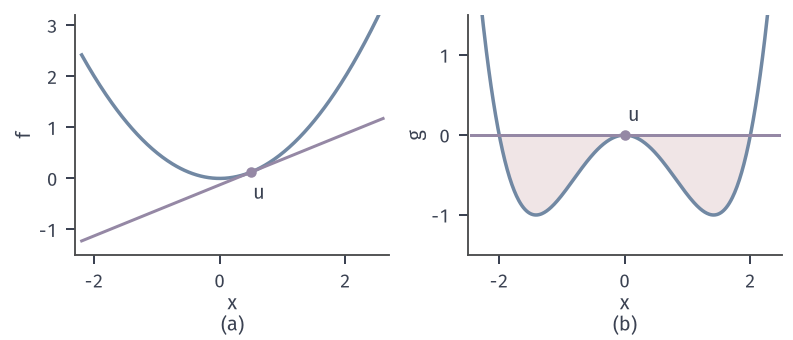

The script that drew this image:
from pathlib import Path
import sys
ROOT = next(p for p in Path(__file__).resolve().parents if (p/'build.sh').is_file() and (p/'tex/book.tex').is_file())
sys.path.insert(0, str(ROOT/'figures/00-shared/mathematical-preliminaries-upper/00-shared/comprehension-figures'))
from support import figure, save, BLUE, GREEN, YELLOW, RED, PURPLE, INK, MUTED, GRID, BLUE_FILL, GREEN_FILL, YELLOW_FILL, RED_FILL, PURPLE_FILL
import numpy as np
HERE = Path(__file__).resolve().parent
STROKE = '#4C4D4F'
def panel(fig, left, right, top, bottom, wspace):
    fig.set_layout_engine(None)
    fig.subplots_adjust(left=left, right=right, top=top, bottom=bottom, wspace=wspace)
def tags(fig, axes):
    for ax, s in zip(axes, ('(a)', '(b)', '(c)', '(d)')):
        p = ax.get_position(); fig.text((p.x0+p.x1)/2, .015, s, ha='center', va='bottom')

# 切线：凸函数处处在切线之上；非凸函数的切线不是全局下界。
fig, axes = figure(width_mm=112, height_mm=48, ncols=2)
panel(fig, .095, .985, .955, .25, .25)
a=axes[0]; f=lambda x:x**2/2; x=np.linspace(-2.2,2.6,300); a.plot(x,f(x),color=BLUE,lw=1.4,zorder=2)
x0=.5; a.plot(x,f(x0)+x0*(x-x0),color=PURPLE,lw=1.2,zorder=3); a.plot([x0],[f(x0)],'o',ms=4.2,color=PURPLE,mew=0,zorder=5)
a.text(x0+.03,f(x0)-.22,'$u$',ha='left',va='top')
a.set_xlim(-2.3,2.7); a.set_ylim(-1.5,3.2); a.set_xticks([-2,0,2]); a.set_yticks([-1,0,1,2,3]); a.set_xlabel('$x$',labelpad=1); a.set_ylabel('$f$',labelpad=2)
b=axes[1]; g=lambda x:x**4/4-x**2; x=np.linspace(-2.45,2.45,400); b.plot(x,g(x),color=BLUE,lw=1.4,zorder=2)
b.plot(x,0*x,color=PURPLE,lw=1.2,zorder=3); b.plot([0],[0],'o',ms=4.2,color=PURPLE,mew=0,zorder=5)
xs=np.linspace(-2,2,300); b.fill_between(xs,g(xs),0,facecolor=RED_FILL,edgecolor='none',zorder=0)
b.text(.05,.12,'$u$',ha='left',va='bottom')
b.set_xlim(-2.5,2.5); b.set_ylim(-1.5,1.5); b.set_xticks([-2,0,2]); b.set_yticks([-1,0,1]); b.set_xlabel('$x$',labelpad=1); b.set_ylabel('$g$',labelpad=2)
tags(fig, axes)
save(fig, HERE, 'figure', {'a':'x^2/2 tangent at .5','b':'x^4/4-x^2 tangent at 0'})
